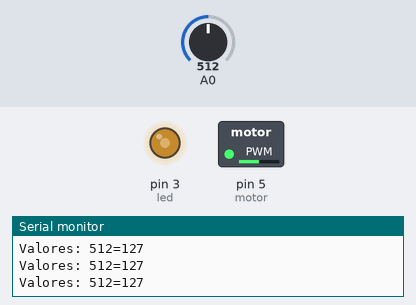
This sketch was run on a simulated Arduino Uno, built with avr-gcc and run on an emulated ATmega328P. On the bench: switched loads named in the sketch (green lamp = pin HIGH), output pins drawn as LEDs (lit = HIGH), the last lines printed to the serial monitor. Inputs (shaded band) come from the test bench; at power-on: A0 = 512.

Above: at 1.2 s.
1.3 s: A0 set to 111
At 1.8 s:
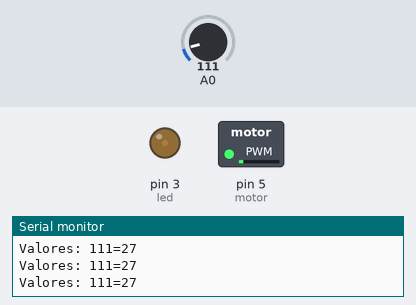
2.8 s: A0 set to 89
At 3.6 s:
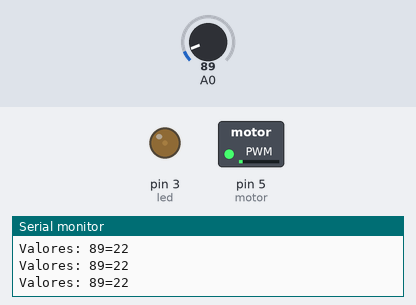
5.8 s: A0 set to 44
At 6.3 s:
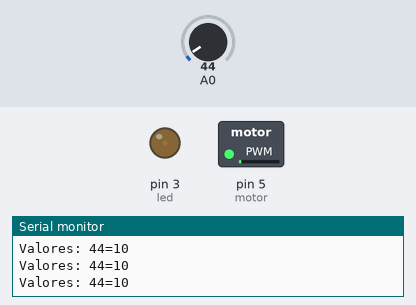
8.8 s: A0 set to 37
At 9.6 s:
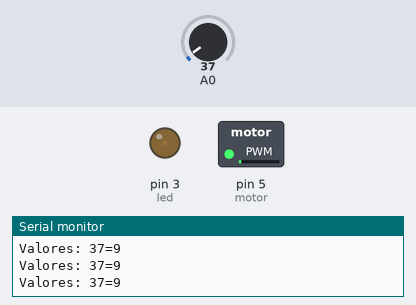
11.8 s: A0 set to 716
At 12.9 s:
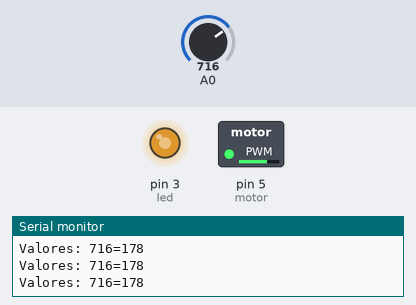
13.3 s: A0 set to 412
At 14.0 s:
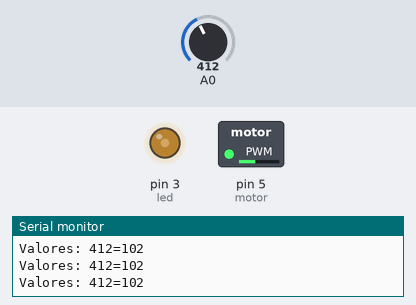
16.3 s: A0 set to 388
Timing chart, 0 to 19.3 s (numbered marks = the images above; inputs shaded):
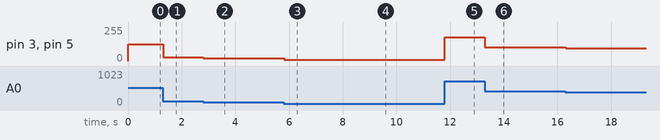

Measured:
- after the input at 1.3 s, pin 3 (led), pin 5 (motor): 127/255 → 27/255 at once
- after the input at 2.8 s, pin 3 (led), pin 5 (motor): 27/255 → 22/255 at once
- after the input at 5.8 s, pin 3 (led), pin 5 (motor): 22/255 → 10/255 at once
- after the input at 8.8 s, pin 3 (led), pin 5 (motor): 10/255 → 9/255 at once
- after the input at 11.8 s, pin 3 (led), pin 5 (motor): 9/255 → 178/255 at once
- after the input at 13.3 s, pin 3 (led), pin 5 (motor): 178/255 → 102/255 at once
- after the input at 16.3 s, pin 3 (led), pin 5 (motor): 102/255 → 96/255 at once

The sketch:

Aula_4_Uso_do_pino_PWM_entrada_analogica.ino
```cpp
// C++ code
// Projeto Aula 3 - Arduino pelo Tinkercad
// Uso de Pino Analógico

//Definindo os Pinos - PWM(saídas analógicas)
#define led 3
#define motor 5
int valor = 0;

void setup(){
  //Iniciando a comunicação serial (comunicação via monitor)
	Serial.begin(9600);

  //Configurando as saídas (LED e MOTOR) e entrada (Pino de entrada analógico A0)
  	pinMode(led, OUTPUT);
  	pinMode(motor, OUTPUT);
  	pinMode(A0, INPUT);
}

void loop(){
	//Imprimindo os valores iniciais do Potenciômetro(analogRead(A0)) e convertendo-o em valores conhecidos de 0 à 255.
    Serial.print("Valores: ");
    Serial.print(analogRead(A0));
	Serial.print("=");
  	Serial.println(valor);
  	// a função (map(analogRead(A0), 0, 1023, 0, 255)) é o responsável pela tranformação:
  	valor = map(analogRead(A0), 0, 1023, 0, 255);
  	//Com a variação do "valor", podemos controlar a intensidade e velocidade do LED e do MOTOR:
  	analogWrite(led, valor);
  	analogWrite(motor, valor);
}
```
